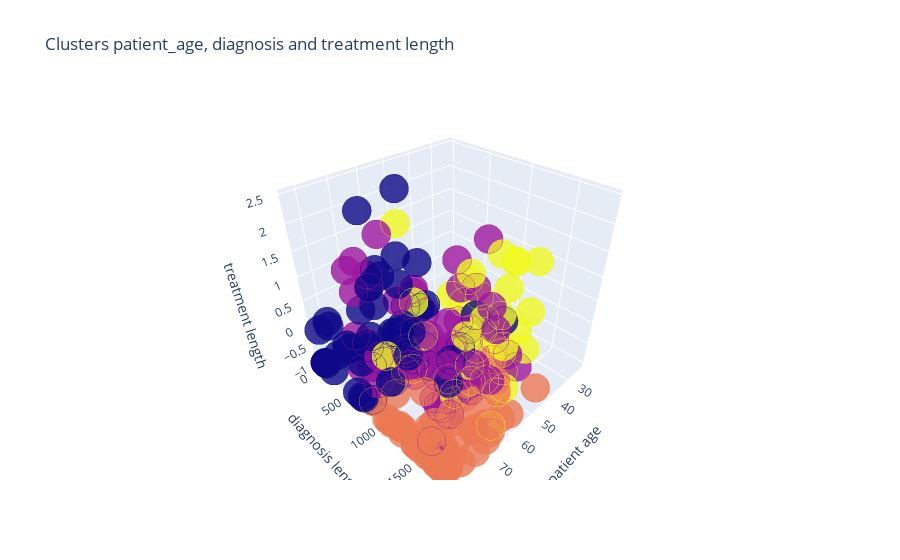

Source (notebook cell):
### Code cell
# 3d plot to check
trace1 = go.Scatter3d(
    x= df_patient_summary['patient_age_as_of_2019'],
    y= df_patient_summary['days_of_hypertension_diagnosis'],
    z= df_patient_summary['days_of_hypertension_treatment_t'],
    mode='markers',
     marker=dict(
        color = df_patient_summary['kmeans_label'], 
        size= 10,
        line=dict(
            color= df_patient_summary['kmeans_label'],
            width= 12
        ),
        opacity=0.8
     )
)
data = [trace1]
layout = go.Layout(
    title= 'Clusters patient_age, diagnosis and treatment length',
    scene = dict(
            xaxis = dict(title  = 'patient age'),
            yaxis = dict(title  = 'diagnosis length'),
            zaxis = dict(title  = 'treatment length')
        )
)
fig = go.Figure(data=data, layout=layout)
py.offline.iplot(fig)

### Figure 1 — Plotly figure (JSON) as saved in the notebook; plotly's stock layout.template omitted (floating-point values rounded to 4 significant figures; data arrays with more than 128 entries replaced by an {"elided": "..."} marker saying what was removed)
{"data": [{"marker": {"color": {"elided": "200 int values"}, "line": {"color": {"elided": "200 int values"}, "width": 12}, "opacity": 0.8, "size": 10}, "mode": "markers", "type": "scatter3d", "x": {"elided": "200 int values"}, "y": {"elided": "200 int values"}, "z": {"elided": "200 float values"}}], "layout": {"autosize": true, "scene": {"aspectmode": "auto", "aspectratio": {"x": 1, "y": 1, "z": 1}, "xaxis": {"title": {"text": "patient age"}, "type": "linear"}, "yaxis": {"title": {"text": "diagnosis length"}, "type": "linear"}, "zaxis": {"title": {"text": "treatment length"}, "type": "linear"}}, "title": {"text": "Clusters patient_age, diagnosis and treatment length"}}}
